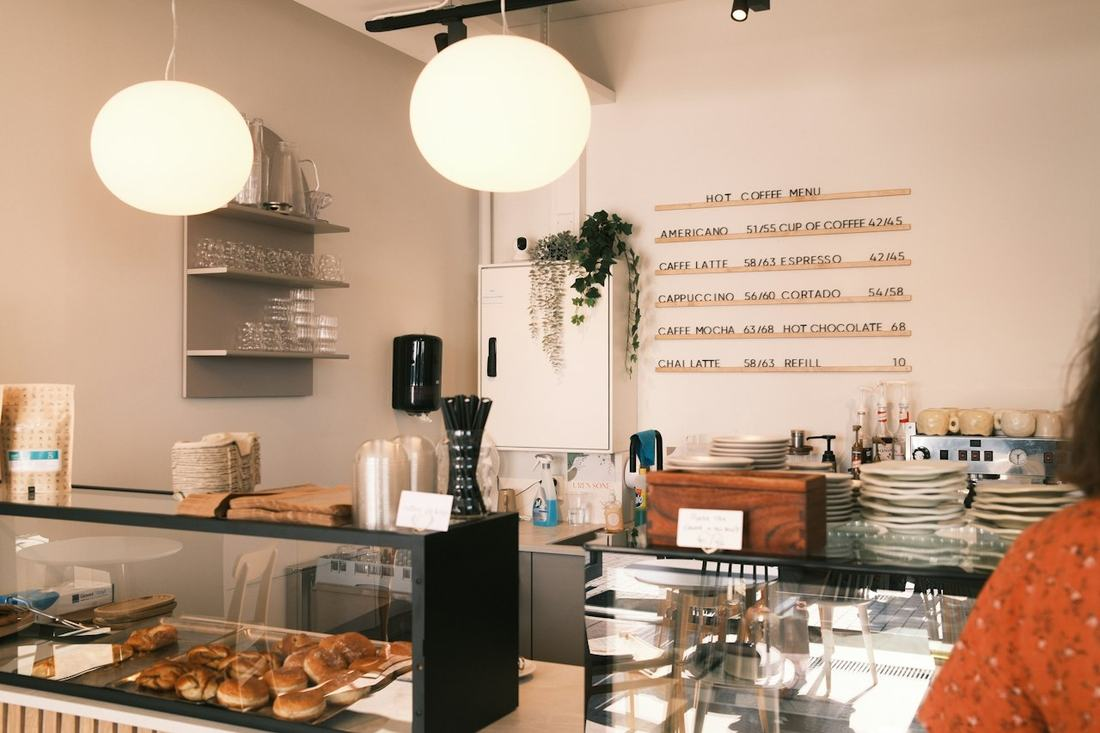
#> input picture build/bs/legacy_img/bs01-11-t4.jpg, 1100 x 733 px, given as the content of the folder legacy_img/bs01-11-t4.jpg, which was not available
$ python gsheet.py legacy_img/bs01-11-t4.jpg legacy_img/bs06-6-t28.jpg 5 5
#> lines starting #> are read from the running program, lines starting #| are printed output that depends on the picture; pictures that were not available may be replaced by others from this repository, and a replacement may not be noted
# 갤러리 묶음: python3 build/bs/gsheet.py <dir> <out prefix> [cols] [width]
import sys, os, glob
from PIL import Image, ImageDraw, ImageFont
src, out = sys.argv[1], sys.argv[2]; cols = int(sys.argv[3]) if len(sys.argv) > 3 else 4; TW = int(sys.argv[4]) if len(sys.argv) > 4 else 420
TH = TW * 9 // 16
font = ImageFont.truetype('/usr/share/fonts/opentype/noto/NotoSansCJK-Regular.ttc', 15)
files = sorted(glob.glob(os.path.join(src, '*.jpg')))
per = cols * 4
for s in range(0, len(files), per):
    chunk = files[s:s + per]; rows = (len(chunk) + cols - 1) // cols
    im = Image.new('RGB', (cols * (TW + 8), rows * (TH + 24)), (200, 204, 212)); d = ImageDraw.Draw(im)
#> after `im = Image.new('RGB', (cols * (TW + 8), rows * (TH + 24)), (200, 204, `:
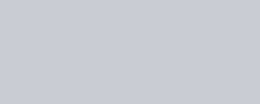
#> im: PIL image 65x26 RGB (shown 4 times larger); mean R, G, B 200, 204, 212
    for i, p in enumerate(chunk):
        x, y = (i % cols) * (TW + 8), (i // cols) * (TH + 24)
        im.paste(Image.open(p).resize((TW, TH)), (x, y + 22)); d.text((x + 4, y + 2), os.path.basename(p)[:-4], fill=(0, 0, 0), font=font)
    im.save(f"{out}{s // per}.jpg", quality=78)
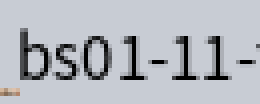
#> saved as bs06-6-t28.jpg0.jpg: PIL image 65x26 RGB (shown 4 times larger); mean R, G, B 180.4, 183.8, 190.9
print((len(files) + per - 1) // per, 'sheets')

$ run again, on build/bs/legacy_img/bs06-6-t28.jpg
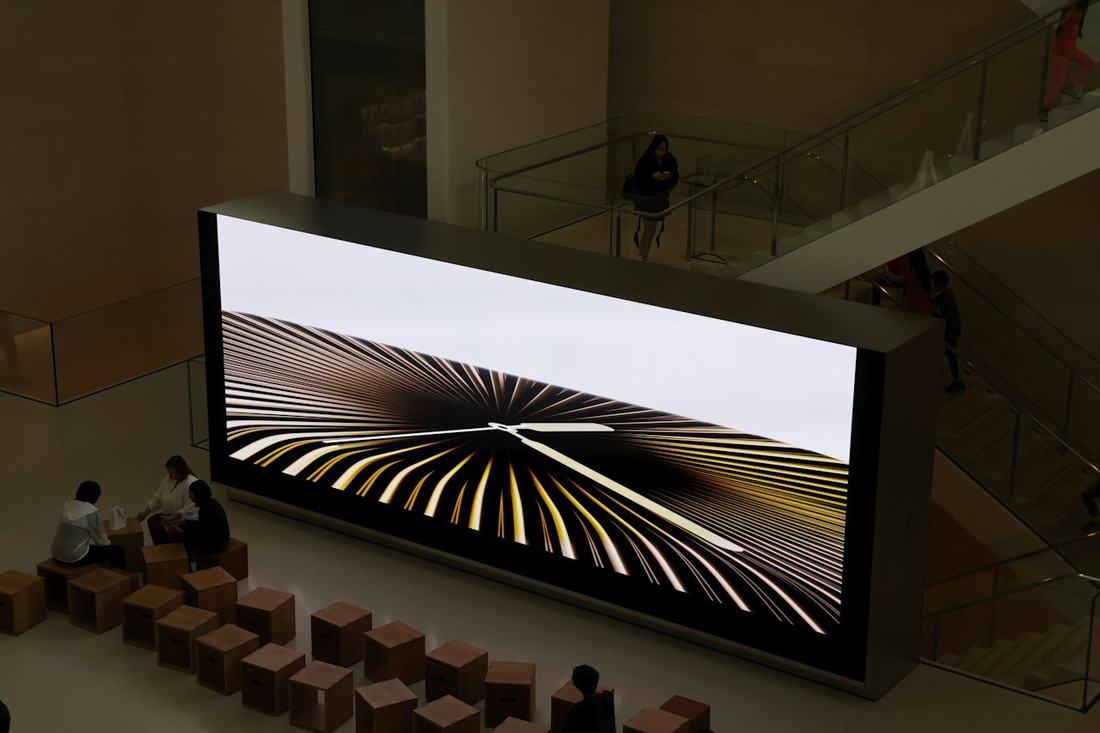
#> input picture build/bs/legacy_img/bs06-6-t28.jpg, 1100 x 733 px, given as the content of the folder legacy_img/bs06-6-t28.jpg, which was not available
#> `im.save(f"{out}{s // per}.jpg", quality=78)`:
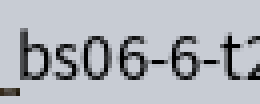
#> saved as bs06-6-t28.jpg0.jpg: PIL image 65x26 RGB (shown 4 times larger); mean R, G, B 176.6, 180.1, 187.1

$ run again, on build/bs/legacy_img/bs08-8-t6.jpg
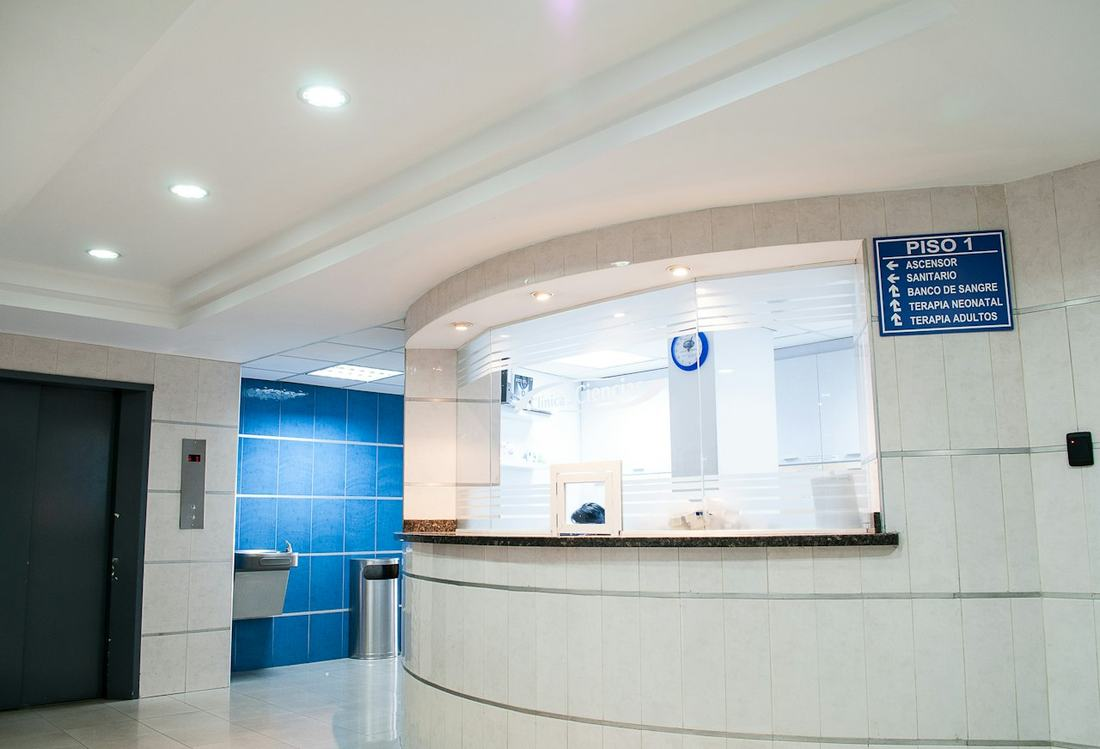
#> input picture build/bs/legacy_img/bs08-8-t6.jpg, 1100 x 749 px, given as the content of the folder legacy_img/bs08-8-t6.jpg, which was not available
#> `im.save(f"{out}{s // per}.jpg", quality=78)`:
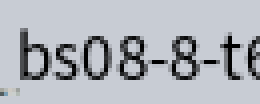
#> saved as bs08-8-t6.jpg0.jpg: PIL image 65x26 RGB (shown 4 times larger); mean R, G, B 176.2, 179.7, 186.7
